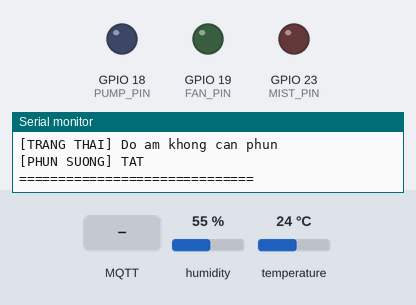
Simulated run of this sketch. Board: ESP32. Shown: output pins drawn as LEDs (lit = HIGH), the last lines printed to the serial monitor. The test bench sets the inputs (shaded band); at power-on: humidity 55 %, temperature 24 °C. WiFi joins after 1.5 s; servers stay silent unless stated; no MQTT or app messages arrive unless stated.

Above: at 2.2 s.
2.3 s: humidity set to 41 %
4.2 s: humidity set to 38 %
At 6.3 s:
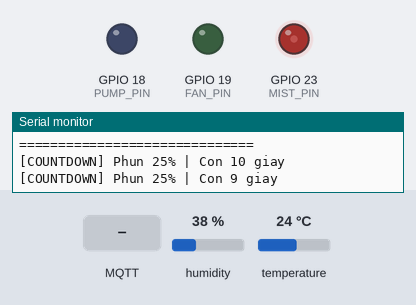
6.6 s: MQTT message "ON" arrives on the first subscribed topic
At 7.4 s:
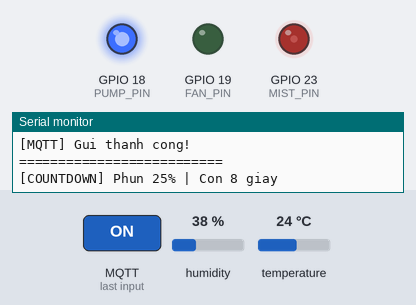
8.1 s: MQTT message "ON" arrives on the second subscribed topic
At 9.3 s:
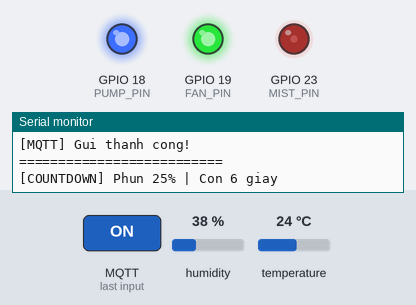
9.6 s: MQTT message "OFF" arrives on the first subscribed topic
At 10.8 s:
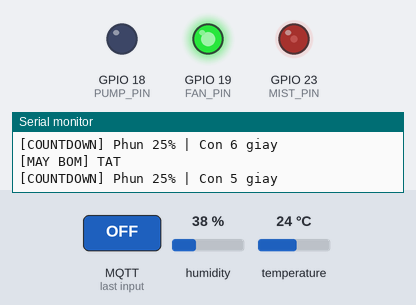
15.6 s: MQTT message "1" arrives on the first subscribed topic
At 16.1 s:
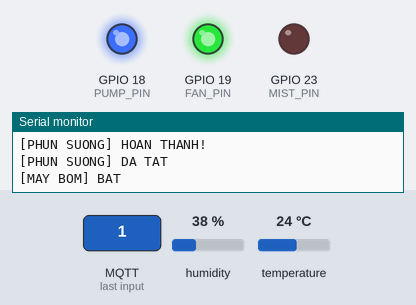
Timing chart, 0 to 18.1 s (numbered marks = the images above; inputs shaded):
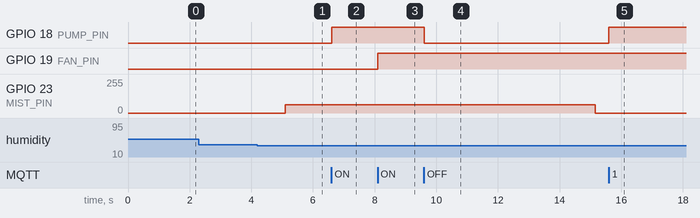

Measured:
- the behaviour switches between 40 and 39 % on humidity (found by bisection; images 0 and 1)
- after the input at 4.2 s, GPIO 23 (MIST_PIN): 0/255 → 63/255 after 0.91 s
- after the input at 6.6 s, GPIO 18 (PUMP_PIN): LOW → HIGH at once
- after the input at 8.1 s, GPIO 19 (FAN_PIN): LOW → HIGH at once
- after the input at 9.6 s, GPIO 18 (PUMP_PIN): HIGH → LOW at once
- after the input at 15.6 s, GPIO 18 (PUMP_PIN): LOW → HIGH at once

The sketch:

sketch.ino
```cpp
#include <Arduino.h>
#include <WiFi.h>
#include <PubSubClient.h>
#include <DHT.h>
#include <math.h>

// =========================================
// LAB 3 - DE 2
// ESP32 DEVKITC V4 + DHT22 + FREERTOS + MQTT
// =========================================

// 1. KHAI BAO CHAN
#define DHT_PIN 15
#define DHT_TYPE DHT22

#define PUMP_PIN 18
#define FAN_PIN 19
#define MIST_PIN 23

DHT dht(DHT_PIN, DHT_TYPE);

// 2. WIFI VA MQTT
const char* WIFI_SSID = "Wokwi-GUEST";
const char* WIFI_PASS = "";

const char* MQTT_SERVER = "broker.hivemq.com";
const int MQTT_PORT = 1883;

const char* TOPIC_SENSOR = "lab3/de2/sensor";
const char* TOPIC_PUMP = "lab3/de2/pump/set";
const char* TOPIC_FAN = "lab3/de2/fan/set";

WiFiClient wifiClient;
PubSubClient mqtt(wifiClient);

// 3. DU LIEU CAM BIEN
struct SensorData {
  float temperature;
  float humidity;
};

QueueHandle_t dataQueue;
QueueHandle_t dataAlert;

// =========================================
// 4. XAC DINH MUC DO AM
// =========================================
int getHumidityLevel(float humidity) {
  if (humidity < 30.0) return 3;
  if (humidity < 35.0) return 2;
  if (humidity < 40.0) return 1;
  return 0;
}

// =========================================
// 5. DIEU KHIEN PWM PHUN SUONG
// =========================================
void setMistPower(int percent) {
  percent = constrain(percent, 0, 100);

  int pwm = map(percent, 0, 100, 0, 255);

  analogWrite(MIST_PIN, pwm);

  Serial.printf(
    "[PHUN SUONG] Cong suat: %d%% | PWM: %d\n",
    percent, pwm
  );
}

// =========================================
// 6. NHAN LENH MQTT MANUAL
// =========================================
void mqttCallback(char* topic, byte* payload,
                  unsigned int length) {

  String message = "";

  for (unsigned int i = 0; i < length; i++) {
    message += (char)payload[i];
  }

  message.trim();
  message.toUpperCase();

  if (String(topic) == TOPIC_PUMP) {
    if (message == "ON" || message == "1") {
      digitalWrite(PUMP_PIN, HIGH);
      Serial.println("[MAY BOM] BAT");
    }
    else if (message == "OFF" || message == "0") {
      digitalWrite(PUMP_PIN, LOW);
      Serial.println("[MAY BOM] TAT");
    }
  }

  if (String(topic) == TOPIC_FAN) {
    if (message == "ON" || message == "1") {
      digitalWrite(FAN_PIN, HIGH);
      Serial.println("[QUAT] BAT");
    }
    else if (message == "OFF" || message == "0") {
      digitalWrite(FAN_PIN, LOW);
      Serial.println("[QUAT] TAT");
    }
  }
}

// =========================================
// 7. TASK DOC DHT22 - CORE 1
// =========================================
void TaskReadData(void* pvParameters) {

  SensorData data;

  Serial.printf(
    "[TASK DOC] Core %d\n",
    xPortGetCoreID()
  );

  while (true) {

    data.temperature = dht.readTemperature();
    data.humidity = dht.readHumidity();

    if (isnan(data.temperature) ||
        isnan(data.humidity)) {

      Serial.println("[DHT22] Loi doc cam bien!");

    } else {

      Serial.println();
      Serial.println("========== DU LIEU DHT22 ==========");

      Serial.printf(
        "Nhiet do : %.1f C\n",
        data.temperature
      );

      Serial.printf(
        "Do am    : %.1f %%\n",
        data.humidity
      );

      Serial.printf(
        "Task doc : Core %d\n",
        xPortGetCoreID()
      );

      // Gui du lieu den Task MQTT
      xQueueOverwrite(dataQueue, &data);

      // Gui do am den Task canh bao
      xQueueOverwrite(
        dataAlert,
        &data.humidity
      );

      Serial.println("[dataQueue] Gui thanh cong");
      Serial.println("[dataAlert] Gui thanh cong");
      Serial.println("===================================");

    }

    // Doc DHT22 moi 2 giay
    vTaskDelay(pdMS_TO_TICKS(2000));
  }
}

// =========================================
// 8. TASK CANH BAO - CORE 1
// DEM NGUOC THOI GIAN PHUN SUONG
// =========================================
void TaskAlert(void* pvParameters) {

  float humidity = 0;

  int lastLevel = -1;
  int currentPower = 0;

  bool mistActive = false;

  unsigned long mistStart = 0;
  unsigned long mistDuration = 0;

  int lastRemaining = -1;

  Serial.printf(
    "[TASK CANH BAO] Core %d\n",
    xPortGetCoreID()
  );

  while (true) {

    // NHAN DO AM TU QUEUE
    if (xQueueReceive(
          dataAlert,
          &humidity,
          pdMS_TO_TICKS(50)
        ) == pdPASS) {

      int level = getHumidityLevel(humidity);

      // NEU DO AM CHUYEN SANG MUC KHAC
      if (level != lastLevel) {

        // Huy chu ky phun cu
        if (mistActive) {
          Serial.println();
          Serial.println(
            "[CANH BAO] Huy chu ky phun cu!"
          );
        }

        setMistPower(0);
        mistActive = false;

        Serial.println();
        Serial.println("========== CANH BAO ==========");

        Serial.printf(
          "Do am hien tai: %.1f %%\n",
          humidity
        );

        int power = 0;
        unsigned long duration = 0;

        switch (level) {

          case 1:
            power = 25;
            duration = 10000;
            break;

          case 2:
            power = 50;
            duration = 20000;
            break;

          case 3:
            power = 100;
            duration = 30000;
            break;

          default:
            power = 0;
            duration = 0;
            break;
        }

        if (level == 0) {

          Serial.println(
            "[TRANG THAI] Do am khong can phun"
          );

          Serial.println(
            "[PHUN SUONG] TAT"
          );

          currentPower = 0;

        } else {

          currentPower = power;

          mistDuration = duration;
          mistStart = millis();

          mistActive = true;

          setMistPower(power);

          Serial.printf(
            "[THOI GIAN] Bat dau %lu giay\n",
            duration / 1000UL
          );

          // Buoc dem ngược moi
          lastRemaining = -1;
        }

        lastLevel = level;

        Serial.println("==============================");
      }
    }

    // =====================================
    // BO DEM NGUOC KHONG BLOCKING
    // =====================================
    if (mistActive) {

      unsigned long elapsed =
        millis() - mistStart;

      // NEU DA HET THOI GIAN
      if (elapsed >= mistDuration) {

        setMistPower(0);

        mistActive = false;
        currentPower = 0;

        Serial.println();
        Serial.println(
          "[COUNTDOWN] Con lai: 0 giay"
        );

        Serial.println(
          "[PHUN SUONG] HOAN THANH!"
        );

        Serial.println(
          "[PHUN SUONG] DA TAT"
        );

      } else {

        // Lam tron len so giay con lai
        unsigned long remainingMs =
          mistDuration - elapsed;

        int remainingSeconds =
          (remainingMs + 999) / 1000;

        // Chi in khi so giay thay doi
        if (remainingSeconds != lastRemaining) {

          lastRemaining = remainingSeconds;

          Serial.printf(
            "[COUNTDOWN] Phun %d%% | Con %d giay\n",
            currentPower,
            remainingSeconds
          );
        }
      }
    }

    vTaskDelay(pdMS_TO_TICKS(50));
  }
}

// =========================================
// 9. TASK MQTT - CORE 0
// =========================================
void TaskMQTT(void* pvParameters) {

  SensorData data;

  unsigned long lastWiFiAttempt = 0;
  unsigned long lastMQTTAttempt = 0;

  mqtt.setServer(MQTT_SERVER, MQTT_PORT);
  mqtt.setCallback(mqttCallback);

  Serial.printf(
    "[TASK MQTT] Core %d\n",
    xPortGetCoreID()
  );

  WiFi.mode(WIFI_STA);
  WiFi.begin(WIFI_SSID, WIFI_PASS);

  Serial.println("[WiFi] Dang ket noi...");

  while (true) {

    // KIEM TRA WIFI
    if (WiFi.status() != WL_CONNECTED) {

      if (millis() - lastWiFiAttempt >= 5000) {

        lastWiFiAttempt = millis();

        Serial.println(
          "[WiFi] Thu ket noi lai..."
        );

        WiFi.disconnect();
        WiFi.begin(WIFI_SSID, WIFI_PASS);
      }

      vTaskDelay(pdMS_TO_TICKS(100));
      continue;
    }

    // KIEM TRA MQTT
    if (!mqtt.connected()) {

      if (lastMQTTAttempt == 0 ||
          millis() - lastMQTTAttempt >= 5000) {

        lastMQTTAttempt = millis();

        Serial.println(
          "[MQTT] Dang ket noi..."
        );

        String clientId = "Lab3_De2_";

        clientId += String(
          (uint32_t)ESP.getEfuseMac(),
          HEX
        );

        if (mqtt.connect(clientId.c_str())) {

          Serial.println(
            "[MQTT] Ket noi thanh cong!"
          );

          mqtt.subscribe(TOPIC_PUMP);
          mqtt.subscribe(TOPIC_FAN);

          Serial.println(
            "[MQTT] Da dang ky topic dieu khien"
          );

        } else {

          Serial.printf(
            "[MQTT] Ket noi that bai: %d\n",
            mqtt.state()
          );
        }
      }

      vTaskDelay(pdMS_TO_TICKS(100));
      continue;
    }

    mqtt.loop();

    // NHAN DU LIEU TU QUEUE
    if (xQueueReceive(
          dataQueue,
          &data,
          0
        ) == pdPASS) {

      char payload[160];

      snprintf(
        payload,
        sizeof(payload),
        "{\"temperature\":%.1f,\"humidity\":%.1f}",
        data.temperature,
        data.humidity
      );

      bool result = mqtt.publish(
        TOPIC_SENSOR,
        payload
      );

      if (result) {

        Serial.println();
        Serial.println("========== MQTT ==========");

        Serial.printf(
          "Core: %d\n",
          xPortGetCoreID()
        );

        Serial.printf(
          "Data: %s\n",
          payload
        );

        Serial.println(
          "[MQTT] Gui thanh cong!"
        );

        Serial.println("==========================");

      } else {

        Serial.println(
          "[MQTT] Gui that bai!"
        );
      }
    }

    vTaskDelay(pdMS_TO_TICKS(20));
  }
}

// =========================================
// 10. SETUP
// =========================================
void setup() {

  Serial.begin(115200);
  delay(1000);

  Serial.println();
  Serial.println("=================================");
  Serial.println("          LAB 3 - DE 2           ");
  Serial.println("=================================");

  pinMode(PUMP_PIN, OUTPUT);
  pinMode(FAN_PIN, OUTPUT);
  pinMode(MIST_PIN, OUTPUT);

  digitalWrite(PUMP_PIN, LOW);
  digitalWrite(FAN_PIN, LOW);
  analogWrite(MIST_PIN, 0);

  dht.begin();

  // Queue chi luu mau moi nhat
  dataQueue = xQueueCreate(
    1,
    sizeof(SensorData)
  );

  dataAlert = xQueueCreate(
    1,
    sizeof(float)
  );

  if (dataQueue == NULL ||
      dataAlert == NULL) {

    Serial.println("[ERROR] Khong tao duoc Queue!");

    while (true) {
      delay(1000);
    }
  }

  Serial.println(
    "[FreeRTOS] Tao Queue thanh cong"
  );

  // TASK MQTT - CORE 0
  BaseType_t mqttOK = xTaskCreatePinnedToCore(
    TaskMQTT,
    "Task MQTT",
    6144,
    NULL,
    1,
    NULL,
    0
  );

  // TASK DOC DHT22 - CORE 1
  BaseType_t readOK = xTaskCreatePinnedToCore(
    TaskReadData,
    "Task Read",
    4096,
    NULL,
    2,
    NULL,
    1
  );

  // TASK CANH BAO - CORE 1
  BaseType_t alertOK = xTaskCreatePinnedToCore(
    TaskAlert,
    "Task Alert",
    4096,
    NULL,
    2,
    NULL,
    1
  );

  if (mqttOK != pdPASS ||
      readOK != pdPASS ||
      alertOK != pdPASS) {

    Serial.println(
      "[ERROR] Loi tao Task!"
    );

  } else {

    Serial.println(
      "[FreeRTOS] Tao 3 Task thanh cong!"
    );
  }

  Serial.println(
    "[SYSTEM] Khoi tao hoan tat!"
  );
}

// =========================================
// 11. LOOP
// =========================================
void loop() {
  vTaskDelay(pdMS_TO_TICKS(1000));
}
```
